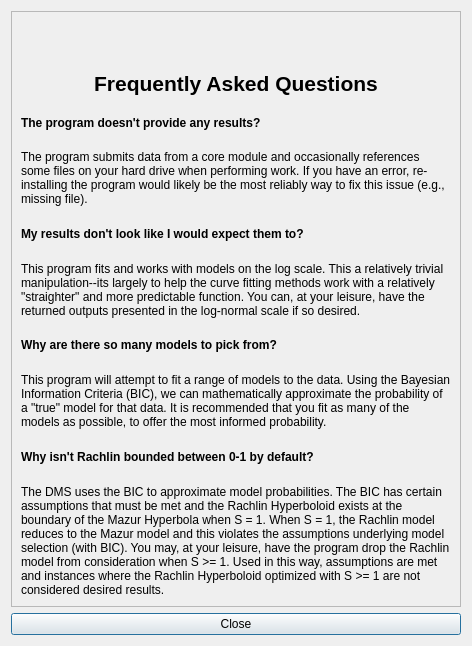
<?xml version="1.0" encoding="UTF-8"?>
<ui version="4.0">
 <class>AboutDialog</class>
 <widget class="QDialog" name="AboutDialog">
  <property name="geometry">
   <rect>
    <x>0</x>
    <y>0</y>
    <width>472</width>
    <height>646</height>
   </rect>
  </property>
  <property name="windowTitle">
   <string>Frequently Asked Questions</string>
  </property>
  <layout class="QVBoxLayout" name="verticalLayout">
   <property name="sizeConstraint">
    <enum>QLayout::SetDefaultConstraint</enum>
   </property>
   <item>
    <widget class="QScrollArea" name="scrollArea">
     <property name="widgetResizable">
      <bool>true</bool>
     </property>
     <property name="alignment">
      <set>Qt::AlignCenter</set>
     </property>
     <widget class="QWidget" name="scrollAreaWidgetContents">
      <property name="geometry">
       <rect>
        <x>0</x>
        <y>0</y>
        <width>452</width>
        <height>597</height>
       </rect>
      </property>
      <property name="sizePolicy">
       <sizepolicy hsizetype="Preferred" vsizetype="Preferred">
        <horstretch>0</horstretch>
        <verstretch>0</verstretch>
       </sizepolicy>
      </property>
      <layout class="QVBoxLayout" name="verticalLayout_2">
       <item>
        <layout class="QHBoxLayout" name="horizontalLayout">
         <item>
          <widget class="QLabel" name="TitleIcon">
           <property name="sizePolicy">
            <sizepolicy hsizetype="Maximum" vsizetype="Preferred">
             <horstretch>0</horstretch>
             <verstretch>0</verstretch>
            </sizepolicy>
           </property>
           <property name="layoutDirection">
            <enum>Qt::LeftToRight</enum>
           </property>
           <property name="autoFillBackground">
            <bool>false</bool>
           </property>
           <property name="text">
            <string/>
           </property>
           <property name="pixmap">
            <pixmap resource="spreadsheet.qrc">:/images/SNS.png</pixmap>
           </property>
           <property name="scaledContents">
            <bool>true</bool>
           </property>
           <property name="alignment">
            <set>Qt::AlignCenter</set>
           </property>
           <property name="margin">
            <number>25</number>
           </property>
          </widget>
         </item>
        </layout>
       </item>
       <item>
        <widget class="QLabel" name="label">
         <property name="sizePolicy">
          <sizepolicy hsizetype="Preferred" vsizetype="Maximum">
           <horstretch>0</horstretch>
           <verstretch>0</verstretch>
          </sizepolicy>
         </property>
         <property name="text">
          <string>&lt;html&gt;&lt;head/&gt;&lt;body&gt;&lt;p&gt;&lt;span style=&quot; font-size:16pt; font-weight:600;&quot;&gt;Frequently Asked Questions&lt;/span&gt;&lt;/p&gt;&lt;/body&gt;&lt;/html&gt;</string>
         </property>
         <property name="alignment">
          <set>Qt::AlignCenter</set>
         </property>
         <property name="margin">
          <number>10</number>
         </property>
        </widget>
       </item>
       <item>
        <widget class="QLabel" name="label_3">
         <property name="sizePolicy">
          <sizepolicy hsizetype="Minimum" vsizetype="Maximum">
           <horstretch>0</horstretch>
           <verstretch>0</verstretch>
          </sizepolicy>
         </property>
         <property name="text">
          <string>&lt;html&gt;&lt;head/&gt;&lt;body&gt;&lt;p&gt;&lt;span style=&quot; font-weight:600;&quot;&gt;The program doesn't provide any results?&lt;/span&gt;&lt;/p&gt;&lt;/body&gt;&lt;/html&gt;</string>
         </property>
         <property name="wordWrap">
          <bool>true</bool>
         </property>
        </widget>
       </item>
       <item>
        <widget class="QLabel" name="label_2">
         <property name="text">
          <string>&lt;html&gt;&lt;head/&gt;&lt;body&gt;&lt;p&gt;The program submits data from a core module and occasionally references some files on your hard drive when performing work. If you have an error, re-installing the program would likely be the most reliably way to fix this issue (e.g., missing file).&lt;/p&gt;&lt;/body&gt;&lt;/html&gt;</string>
         </property>
         <property name="wordWrap">
          <bool>true</bool>
         </property>
        </widget>
       </item>
       <item>
        <widget class="QLabel" name="label_4">
         <property name="text">
          <string>&lt;html&gt;&lt;head/&gt;&lt;body&gt;&lt;p&gt;&lt;span style=&quot; font-weight:600;&quot;&gt;My results don't look like I would expect them to?&lt;/span&gt;&lt;/p&gt;&lt;/body&gt;&lt;/html&gt;</string>
         </property>
         <property name="wordWrap">
          <bool>true</bool>
         </property>
        </widget>
       </item>
       <item>
        <widget class="QLabel" name="label_5">
         <property name="text">
          <string>&lt;html&gt;&lt;head/&gt;&lt;body&gt;&lt;p&gt;This program fits and works with models on the log scale. This a relatively trivial manipulation--its largely to help the curve fitting methods work with a relatively &amp;quot;straighter&amp;quot; and more predictable function. You can, at your leisure, have the returned outputs presented in the log-normal scale if so desired.&lt;/p&gt;&lt;/body&gt;&lt;/html&gt;</string>
         </property>
         <property name="wordWrap">
          <bool>true</bool>
         </property>
        </widget>
       </item>
       <item>
        <widget class="QLabel" name="label_6">
         <property name="text">
          <string>&lt;html&gt;&lt;head/&gt;&lt;body&gt;&lt;p&gt;&lt;span style=&quot; font-weight:600;&quot;&gt;Why are there so many models to pick from?&lt;/span&gt;&lt;/p&gt;&lt;/body&gt;&lt;/html&gt;</string>
         </property>
         <property name="wordWrap">
          <bool>true</bool>
         </property>
        </widget>
       </item>
       <item>
        <widget class="QLabel" name="label_7">
         <property name="text">
          <string>&lt;html&gt;&lt;head/&gt;&lt;body&gt;&lt;p&gt;This program will attempt to fit a range of models to the data. Using the Bayesian Information Criteria (BIC), we can mathematically approximate the probability of a &amp;quot;true&amp;quot; model for that data.  It is recommended that you fit as many of the models as possible, to offer the most informed probability.&lt;/p&gt;&lt;/body&gt;&lt;/html&gt;</string>
         </property>
         <property name="wordWrap">
          <bool>true</bool>
         </property>
        </widget>
       </item>
       <item>
        <widget class="QLabel" name="label_8">
         <property name="text">
          <string>&lt;html&gt;&lt;head/&gt;&lt;body&gt;&lt;p&gt;&lt;span style=&quot; font-weight:600;&quot;&gt;Why isn't Rachlin bounded between 0-1 by default?&lt;/span&gt;&lt;/p&gt;&lt;/body&gt;&lt;/html&gt;</string>
         </property>
         <property name="wordWrap">
          <bool>true</bool>
         </property>
        </widget>
       </item>
       <item>
        <widget class="QLabel" name="label_9">
         <property name="text">
          <string>&lt;html&gt;&lt;head/&gt;&lt;body&gt;&lt;p&gt;The DMS uses the BIC to approximate model probabilities.  The BIC has certain assumptions that must be met and the Rachlin Hyperboloid exists at the boundary of the Mazur Hyperbola when S = 1.  When S = 1, the Rachlin model reduces to the Mazur model and this violates the assumptions underlying model selection (with BIC). You may, at your leisure, have the program drop the Rachlin model from consideration when S &amp;gt;= 1.  Used in this way, assumptions are met and instances where the Rachlin Hyperboloid optimized with S &amp;gt;= 1 are not considered desired results.&lt;/p&gt;&lt;/body&gt;&lt;/html&gt;</string>
         </property>
         <property name="wordWrap">
          <bool>true</bool>
         </property>
        </widget>
       </item>
      </layout>
     </widget>
    </widget>
   </item>
   <item>
    <widget class="QPushButton" name="pushButton">
     <property name="focusPolicy">
      <enum>Qt::StrongFocus</enum>
     </property>
     <property name="text">
      <string>Close</string>
     </property>
    </widget>
   </item>
  </layout>
 </widget>
 <resources>
  <include location="spreadsheet.qrc"/>
 </resources>
 <connections/>
</ui>
